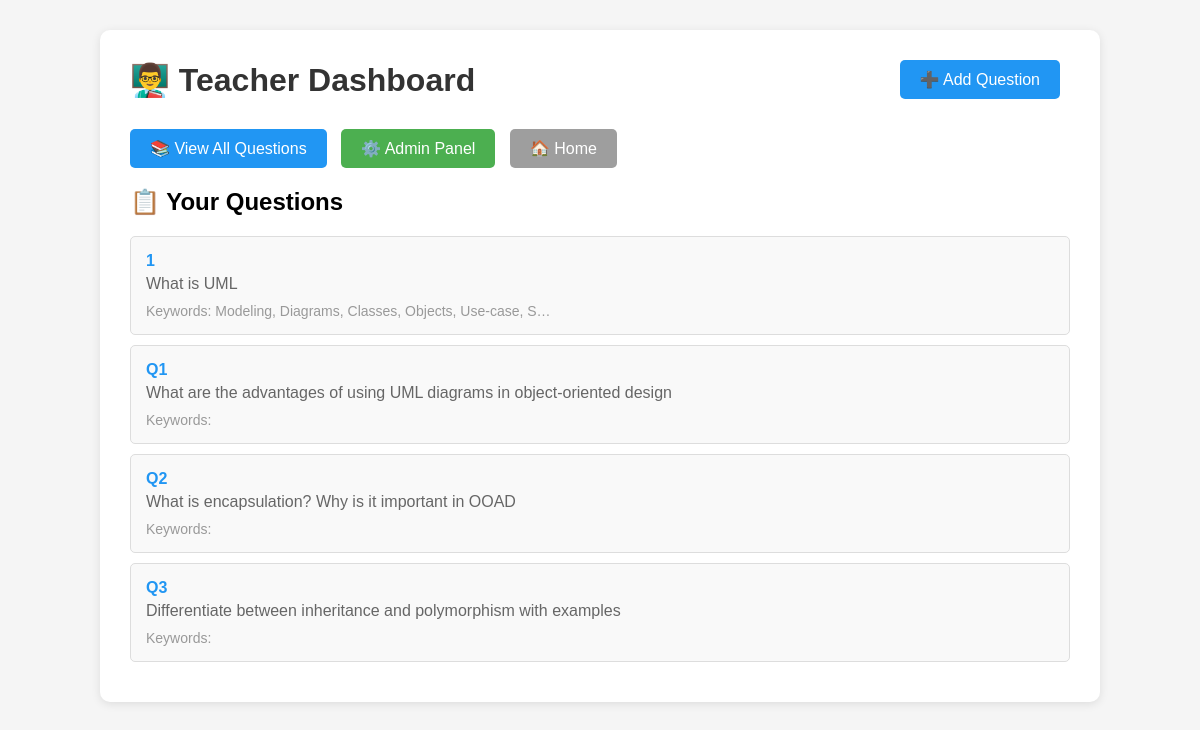
Screenshot of /teacher/dashboard/ (signed in) with the database file from the repository.
### autograder/models.py (models this page shows, shortened)
class Question(models.Model):
    question_number = models.CharField(max_length=10)
    question_text = models.TextField()
    question_image = models.ImageField(upload_to='questions/', blank=True, null=True)
    model_answer = models.TextField(blank=True)
    keywords = models.TextField()
    created_by = models.ForeignKey(User, on_delete=models.CASCADE, related_name='questions')
    created_at = models.DateTimeField(auto_now_add=True)

### autograder/views.py (the view)
# urls.py: path('teacher/dashboard/', views.teacher_dashboard, name='teacher_dashboard'),
@login_required
def teacher_dashboard(request):
    questions = Question.objects.filter(created_by=request.user)
    return render(request, 'teacher_dashboard.html', {'questions': questions})

### autograder/templates/teacher_dashboard.html (shortened to what this page needs)
<!doctype html>
<html>
  <head>
  </head>
  <body>
    <div class="container">
      <div class="header">
        <h1>👨‍🏫 Teacher Dashboard</h1>
        <a href="{% url 'add_question' %}" class="btn">➕ Add Question</a>
      </div>
      <div style="margin-bottom: 20px">
        <a href="{% url 'view_questions' %}" class="btn"
          >📚 View All Questions</a
        >
        <a href="/admin/" class="btn" style="background: #4caf50"
          >⚙️ Admin Panel</a
        >
        <a href="/" class="btn" style="background: #9e9e9e">🏠 Home</a>
      </div>
      <h2>📋 Your Questions</h2>
      {% if questions %}
      <div class="question-list">
        {% for question in questions %}
        <div class="question-card">
          <div class="question-number">{{ question.question_number }}</div>
          <div class="question-text">
            {{ question.question_text|truncatechars:100 }}
          </div>
          <div style="margin-top: 10px; font-size: 14px; color: #999">
            Keywords: {{ question.keywords|truncatechars:50 }}
          </div>
        </div>
        {% endfor %}
      </div>
      {% endif %}
    </div>
  </body>
</html>

### autograder/templates/teacher_dashboard.html (style rules this page uses)
body { font-family: Arial; max-width: 1000px; margin: 30px auto; background: #f5f5f5; }
.container { background: white; padding: 30px; border-radius: 10px; box-shadow: 0 2px 10px rgba(0, 0, 0, 0.1); }
.header { display: flex; justify-content: space-between; align-items: center; margin-bottom: 30px; }
h1 { margin: 0; color: #333; }
.btn { background: #2196f3; color: white; padding: 10px 20px; text-decoration: none; border-radius: 5px; display: inline-block; margin-right: 10px; }
.question-list { margin-top: 20px; }
.question-card { padding: 15px; margin-bottom: 10px; border: 1px solid #ddd; border-radius: 5px; background: #f9f9f9; }
.question-number { font-weight: bold; color: #2196f3; }
.question-text { margin-top: 5px; color: #666; }

### rows the page displays
Question: question_number "1", question_text "What is UML", keywords "Modeling, Diagrams, Classes, Objects, Use-case, S…"
Question: question_number "Q1", question_text "What are the advantages of using UML diagrams in object-oriented design"
Question: question_number "Q2", question_text "What is encapsulation? Why is it important in OOAD"
Question: question_number "Q3", question_text "Differentiate between inheritance and polymorphism with examples"
